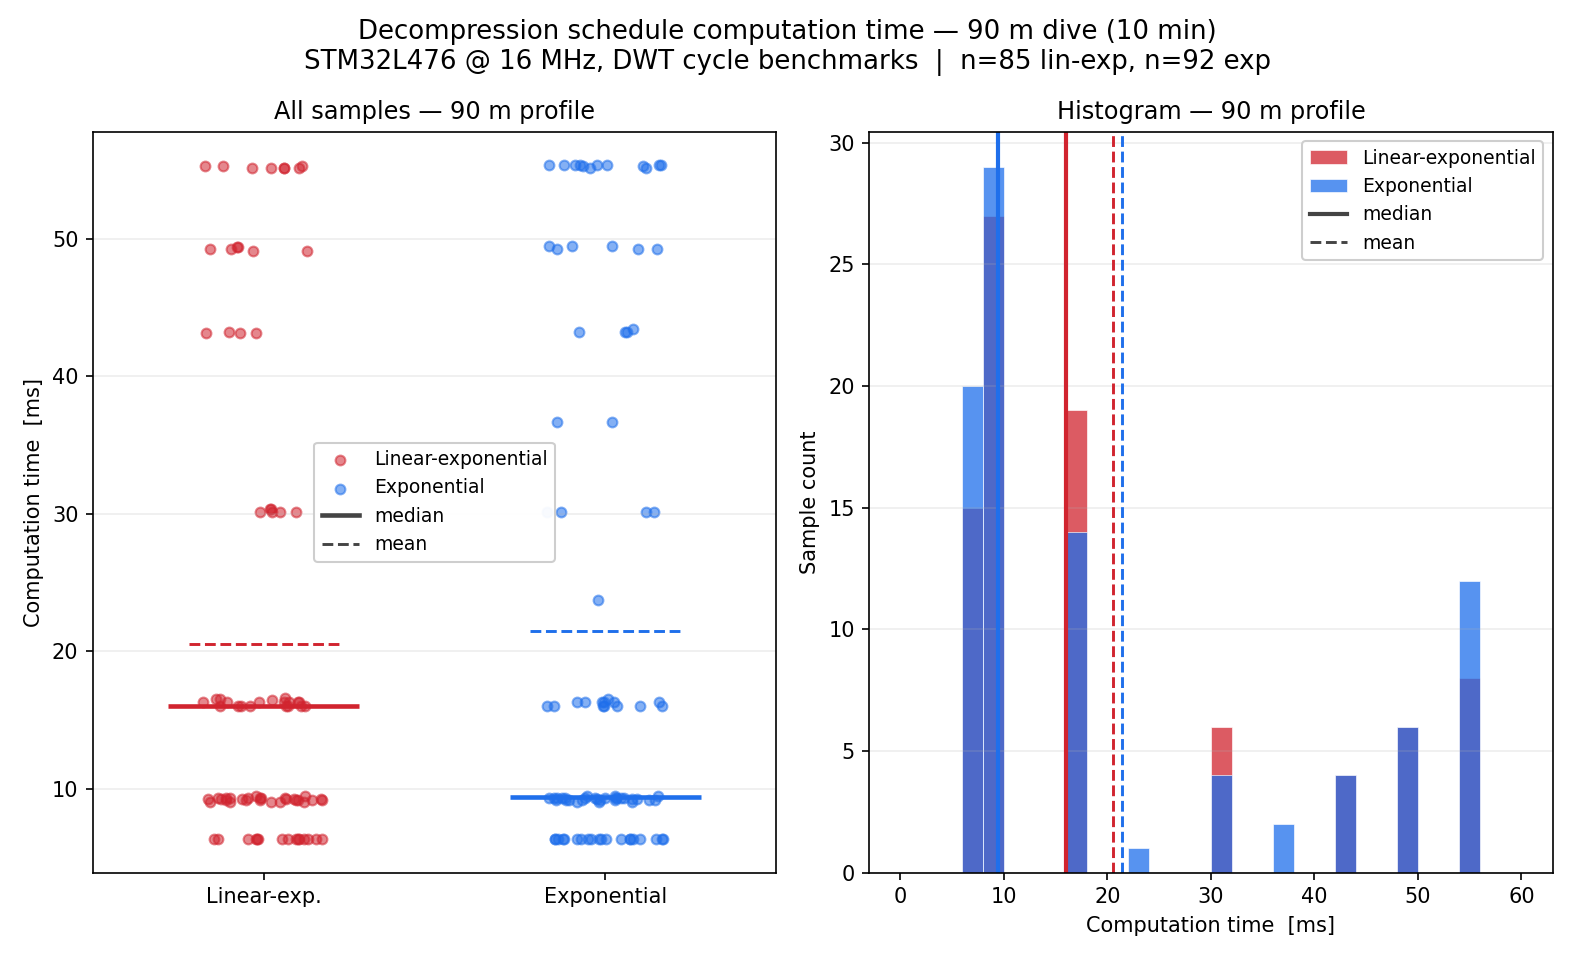

Write Python code to recreate this figure.
#!/usr/bin/env python3
"""
Decompression schedule computation time — full distribution at 90 m.

Shows why median and average diverge: the cost is discretised into
"tiers" matching the number of active decompression stops.  Both
algorithms share the same worst-case ceiling (~55 ms) but the
linear-exponential algorithm has more samples in the 16 ms tier,
pushing its median up compared to the exponential algorithm.

Raw cycle counts extracted from STM32L476 DWT benchmarks (16 MHz clock).
Data source: STDC-STM32-rs/results/newest/*.clean.log
"""

import statistics
import numpy as np
import matplotlib.pyplot as plt

# Raw computation times in ms for the 90 m profile only.
LIN_EXP_90 = (
    [6.3451]*15 +
    [9.202,9.202,9.2016,9.2016,9.2016,9.2016,9.2016,
     9.0499,9.0499,9.0499,9.0499,9.0499,
     16.3326,16.3326,16.3325,16.3321,16.3321,16.3326,16.3326,
     16.0129,16.0133,16.0134,16.0134,16.0134,16.0134,16.0129,16.0129,
     30.1401,30.1401,30.1397,30.1401,
     43.1929,43.1934,43.1921,43.2282,
     49.2606,49.2606,49.1467,49.1467,
     55.1476,55.1476,55.1545,55.1607,55.1602,55.3193,55.3402,55.3414,
     49.4471,49.4471,30.326,30.3264,
     16.6335,16.4912,16.4912,16.4698,
     9.2968,9.3523,9.3087,9.3087,9.3087,9.3083,9.3087,
     9.4509,9.4504,9.2581,9.2581,9.2577,9.2342,9.2342,9.2342]
)

EXP_90 = (
    [6.3468]*20 +
    [9.2011,9.2009,9.2009,9.2011,9.2011,9.2011,9.2011,9.2007,
     9.0491,9.0491,9.0491,
     16.3343,16.3343,16.3346,16.3343,16.3342,16.3343,
     16.0144,16.0144,16.0144,16.0143,16.0144,16.0144,16.0144,
     30.1304,30.1301,30.1463,30.1461,
     36.6759,36.6894,
     43.2027,43.2021,43.2026,
     49.2728,49.2729,49.2663,
     55.1519,55.1751,55.3335,55.3336,55.3554,55.3558,
     55.3551,55.3551,55.3551,55.3561,55.3561,55.3558,
     49.4594,49.4594,49.4591,43.4497,23.7109,16.4937,
     9.2963,9.3518,9.3518,9.3518,9.3518,9.3518,9.3518,
     9.3515,9.3519,9.3519,9.3519,9.3081,
     9.4504,9.4504,9.4329,9.2575,9.2402,9.2402]
)

C_EXP  = "#1f6feb"
C_THAL = "#d1242f"

fig, axes = plt.subplots(1, 2, figsize=(10.5, 6.4), sharey=False)

# --- left: strip / dot plot (all individual samples, jittered) ---
ax = axes[0]
rng = np.random.default_rng(42)

def jitter(n, width=0.18):
    return rng.uniform(-width, width, n)

y_thal = np.array(sorted(LIN_EXP_90))
y_exp  = np.array(sorted(EXP_90))

ax.scatter(1 + jitter(len(y_thal)), y_thal, color=C_THAL, alpha=0.55,
           s=22, label="Linear-exponential")
ax.scatter(2 + jitter(len(y_exp)),  y_exp,  color=C_EXP,  alpha=0.55,
           s=22, label="Exponential")

for yvals, xpos, col in [(y_thal, 1, C_THAL), (y_exp, 2, C_EXP)]:
    med = statistics.median(yvals)
    avg = statistics.mean(yvals)
    ax.hlines(med, xpos - 0.28, xpos + 0.28, colors=col, lw=2.2, zorder=5)
    ax.hlines(avg, xpos - 0.22, xpos + 0.22, colors=col, lw=1.4,
              linestyles="--", zorder=5)

# phantom lines for legend
ax.plot([], [], color="#444", lw=2.2, label="median")
ax.plot([], [], color="#444", lw=1.4, ls="--", label="mean")

ax.set_xticks([1, 2])
ax.set_xticklabels(["Linear-exp.", "Exponential"])
ax.set_xlim(0.5, 2.5)
ax.set_ylabel("Computation time  [ms]")
ax.set_title("All samples — 90 m profile", fontsize=11.5)
ax.legend(fontsize=9, framealpha=0.95)
ax.grid(axis="y", alpha=0.22)

# --- right: histogram (stacked, side-by-side bins) ---
ax2 = axes[1]
bins = np.arange(0, 62, 2)
ax2.hist(y_thal, bins=bins, color=C_THAL, alpha=0.75, label="Linear-exponential",
         edgecolor="white", lw=0.4)
ax2.hist(y_exp, bins=bins, color=C_EXP, alpha=0.75, label="Exponential",
         edgecolor="white", lw=0.4)

for yvals, col in [(y_thal, C_THAL), (y_exp, C_EXP)]:
    ax2.axvline(statistics.median(yvals), color=col, lw=2.0, ls="-")
    ax2.axvline(statistics.mean(yvals),   color=col, lw=1.4, ls="--")

ax2.plot([], [], color="#444", lw=2.0, label="median")
ax2.plot([], [], color="#444", lw=1.4, ls="--", label="mean")

ax2.set_xlabel("Computation time  [ms]")
ax2.set_ylabel("Sample count")
ax2.set_title("Histogram — 90 m profile", fontsize=11.5)
ax2.legend(fontsize=9, framealpha=0.95)
ax2.grid(axis="y", alpha=0.22)

fig.suptitle("Decompression schedule computation time — 90 m dive (10 min)\n"
             "STM32L476 @ 16 MHz, DWT cycle benchmarks  |  "
             f"n={len(LIN_EXP_90)} lin-exp, n={len(EXP_90)} exp",
             fontsize=12.5)
fig.tight_layout()

out = "fig_timing_distribution.png"
fig.savefig(out, dpi=150)
print(f"Figure written: {out}")
